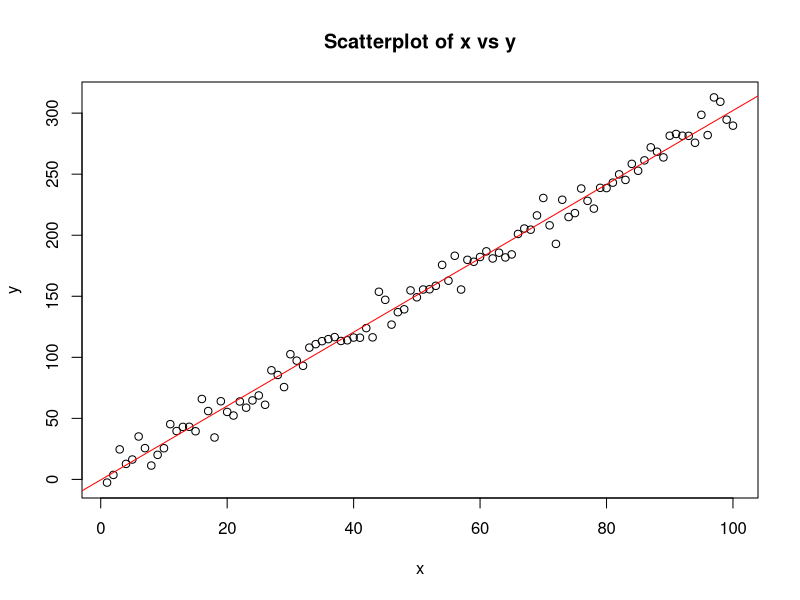

The R script that drew this image:
# Generate random data
set.seed(123)  # for reproducibility
x <- 1:100
y <- 3 * x + rnorm(100, mean = 0, sd = 10)  # y = 3*x + noise

# Plot the data
plot(x, y, main = "Scatterplot of x vs y", xlab = "x", ylab = "y")

# Fit linear regression model
model <- lm(y ~ x)

# Print summary of the model
summary(model)

# Plot the regression line
abline(model, col = "red")

# Predict using the model
new_x <- 101:110  # new values of x for prediction
predicted_y <- predict(model, data.frame(x = new_x))

# Print predicted values
print(predicted_y)
